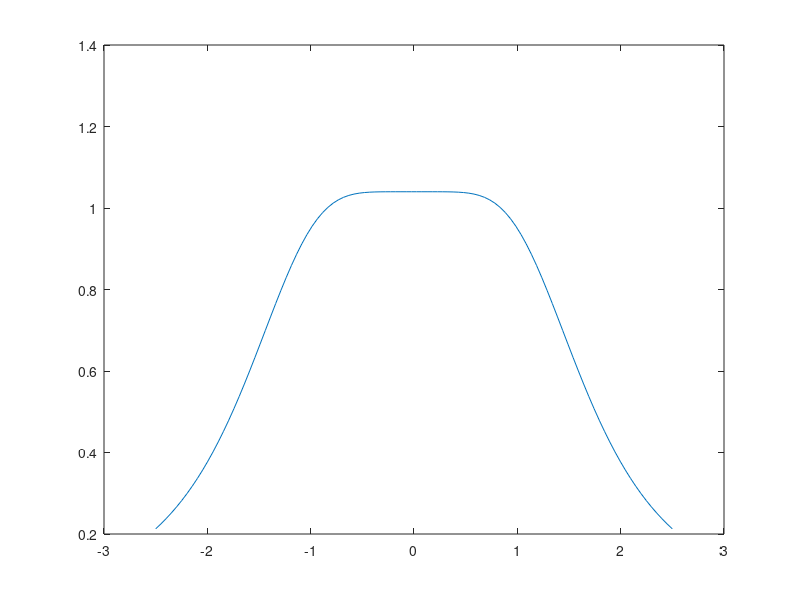

This chart was generated by the following MATLAB code: (Note: this script raises an error after producing the figure.)
close all
clear
clc
%% The B0 Field 
z    = linspace(-2.5, 2.5, 100);
Rect = [-1, -0.25, 2, 0.5];

Bz = 0;
u  = pi*4e-7; 
N  = 64; 

i  = N.*[49, 64, 49];  
Z  = 1.5*[-sqrt(3/7), 0, sqrt(3/7)];   
a  = 1.5*[ sqrt(4/7) , 1, sqrt(4/7)];

for o = 1 : length(i)
    Bz = Bz + ((u*i(o).*a(o).^2)*N)./(2*(a(o).^2 + (z - Z(o)).^2)).^(3/2); 
end 

figure
plot(z, Bz/.14)
hold on         

for x = [-1, 0, 1]
    xline(x, '--r')
end

xlim([-2.5, 2.5])
xlabel('z, m') 

ylim([0,1.2])
ylabel('B_0, T')
title('B_o Field of Maxwell Coil')
hold off

% Maxwell coils 
x = linspace(-1.8, 1.8, 50); 
z = linspace(-1.8, 1.8, 50); 
[X,Z] = meshgrid(x,z);

z0 = 0; 
z1 = sqrt(3/7)*1.5;
z2 = -sqrt(3/7)*1.5;

a  = 1.5;   
a1 = sqrt(4/7)*1.5; 
a2 = sqrt(4/7)*1.5;

i  = 49*N; 
i1 = 64*N; 
i2 = i; 

figure 
hold on
[BX,BZ]   = loopBField(X, Z, a , z0, i ); 
[BX1,BZ1] = loopBField(X, Z, a1, z1, i1); 
[BX2,BZ2] = loopBField(X, Z, a2, z2, i2); 

pcolor(Z, X, (3500/11)*(sqrt(BZ.^2 + BX.^2) + sqrt(BZ1.^2 + BX1.^2) + sqrt(BZ2.^2 + BX2.^2) ))  
quiver(Z, X, (3500/11)*(BZ + BZ1 + BZ2), (3500/11)*(BX + BX1 + BX2), 3, 'm');

rectangle ('Position', Rect)
shading interp;
colorbar;
axis square;

xlim([min(x),max(x)]);
xlabel('z, k');

ylim([min(z),max(z)]);
ylabel('x, k');
title('B_o Vector Field/Magnitude of Maxwell Coil')
hold off


%% Gradient Fields 
z = linspace(-2.5, 2.5, 50); 

R = 0.75;
d = 1.5;
I = 2000; 

BZ1 = (u/4*pi)*((2*pi*R^2*I)./(((z+(d/2)).^2+R^2).^(3/2)));
BZ2 = (u/4*pi)*((2*pi*R^2*I)./(((z-(d/2)).^2+R^2).^(3/2)));

figure
plot(z, BZ1- BZ2);
hold on 

for o = [0.75, -0.75]
    xline(o, '--r')
end

xlim([-2.5, 2.5])
xlabel('z, m')

ylim([-0.02, 0.02])
ylabel('B_{z-gradient}, T')

title('B Field of z-Gradient Coil')
hold off

x = linspace(-1.8, 1.8, 50); 
z = linspace(-1.8, 1.8, 50); 
[X,Z] = meshgrid(x,z);

a  = 0.75;                  
a1 = a;

z0 = 0.75; 
z1 = -z0;

i  = 49*N;
i1 = 64*N; 
 
[BX ,BZ ] = loopBField(X, Z, a , z0, i ); 
[BX1,BZ1] = loopBField(X, Z, a1, z1, i1); 

figure
pcolor(Z, X, (40/9)*(sqrt(BZ.^2 + BX.^2) + sqrt(BZ1.^2 + BX1.^2)))  
hold on 

quiver( Z, X, (40/9)*(BZ + BZ1), (40/9)*(BX + BX1), 3, 'm')
rectangle ('Position', Rect)

shading interp
colorbar 
axis square

xlim([min(x),max(x)])
xlabel('z, m')

ylabel('x, m')
ylim([min(z),max(z)])
title('B Vector Field/Magnitude of z-Gradient Coil')
hold on

%% Birdcage Coils
x = linspace(-0.5, 0.5, 50); 
y = linspace(-0.5, 0.5, 50); 
[X,Y] = meshgrid(x,y);

N = [6, 10, 14];

Bz = 0; 
th = 0; 
a  = 0.3;

titles = ["6 Coils" ; "10 Coils" ; "14 Coils"];

for g = 1:length(N)
    figure
    Bx = 0;
    By = 0;    
    for c = 1 : N(g)
        th = (2*pi./N(g)).*c; 
        
        x_0 = a.*cos(th); 
        y_0 = a.*sin(th); 
        
        i = sin(th+(pi./2));
               
        [BX,BY] = lineBField(X, Y, x_0, y_0, i);
               
        Bx = Bx + BX; 
        By = By + BY;
        
    end     
    mag = sqrt(Bx.^2+ By.^2);
    pcolor(X,Y,mag);
    
    hold on 
    
    quiver(X,Y,Bx,By, 3, 'm')
    rectangle ('Position', Rect)
    shading interp 
    colorbar 
    axis square 
    
    xlim([min(x),max(x)])
    xlabel('x, m')
    
    ylim([min(y),max(y)])
    ylabel('y, m')
    title(titles(g))
    hold off
end 
